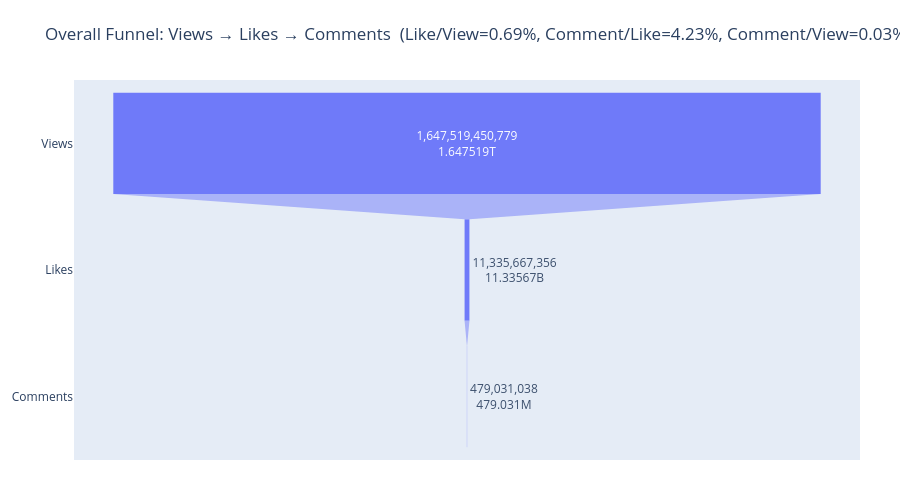
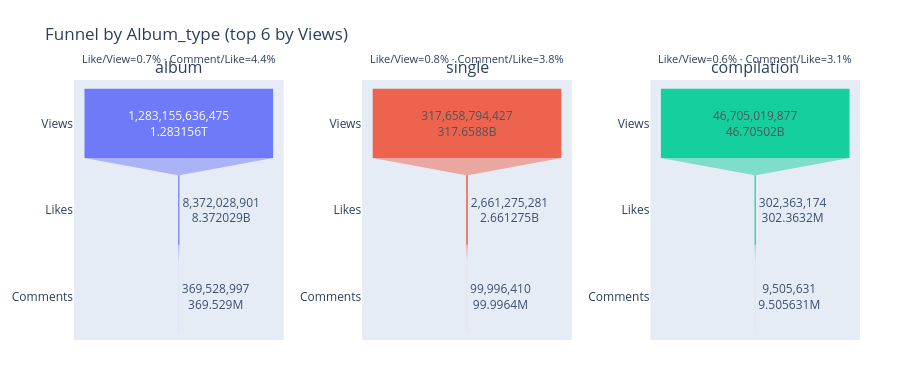
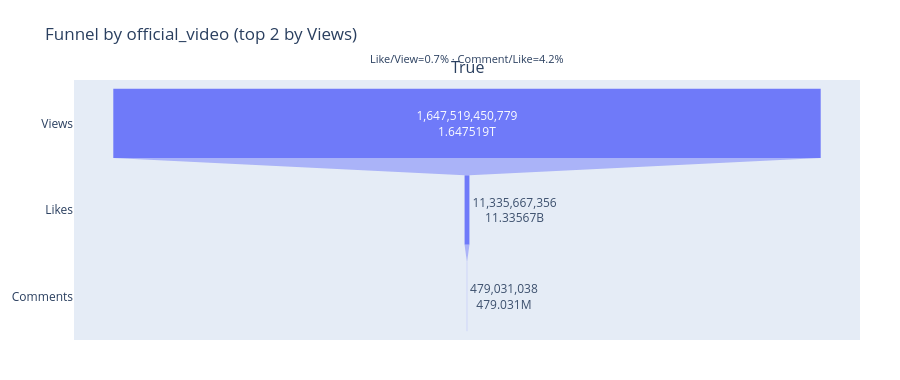

The cell these charts' notebook holds for them, in order:
### Markdown cell above
### Funnel-Based Interaction Efficiency Analysis

### Code cell
def _coerce_metrics(df, cols=("Views","Likes","Comments")):
    out = df.copy()
    for c in cols:
        if c in out.columns:
            out[c] = pd.to_numeric(out[c], errors="coerce")
        else:
            raise ValueError(f"Missing column: {c}")
    return out

# -------------------------------------------------------------------
# Overall funnel
# -------------------------------------------------------------------
def funnel_overall(df):
    d = _coerce_metrics(df)
    totals = d[["Views","Likes","Comments"]].sum(min_count=1)
    stages = ["Views","Likes","Comments"]
    values = [totals["Views"], totals["Likes"], totals["Comments"]]

    # step conversion rates
    eps = 1e-9
    like_rate = totals["Likes"] / (totals["Views"] + eps)
    comment_rate_vs_like = totals["Comments"] / (totals["Likes"] + eps)
    comment_rate_vs_view = totals["Comments"] / (totals["Views"] + eps)

    fig = go.Figure(go.Funnel(
        y=stages,
        x=values,
        textposition="auto",
        text=[f"{v:,.0f}" for v in values],
        opacity=0.9
    ))
    fig.update_layout(
        title=f"Overall Funnel: Views → Likes → Comments  "
              f"(Like/View={like_rate:.2%}, Comment/Like={comment_rate_vs_like:.2%}, "
              f"Comment/View={comment_rate_vs_view:.2%})",
        height=500, margin=dict(l=60, r=40, t=80, b=40)
    )
    return fig

def funnel_by_category(df, cat_col="Album_type", top_k=6):
    d = _coerce_metrics(df)
    if cat_col not in d.columns:
        raise ValueError(f"Missing category column: {cat_col}")

    g = (d.groupby(cat_col, dropna=False)[["Views","Likes","Comments"]]
           .sum(min_count=1))
    # choose top_k by Views volume
    top = g.sort_values("Views", ascending=False).head(top_k).reset_index()

    n = len(top)
    rows = int(np.ceil(n / 3))
    cols = min(3, n)

    fig = make_subplots(rows=rows, cols=cols,
                        subplot_titles=[str(c) for c in top[cat_col]],
                        horizontal_spacing=0.10, vertical_spacing=0.12)

    for i, (_, row) in enumerate(top.iterrows()):
        r = i // cols + 1
        c = i % cols + 1

        stages = ["Views","Likes","Comments"]
        values  = [row["Views"], row["Likes"], row["Comments"]]

        fig.add_trace(
            go.Funnel(y=stages, x=values, text=[f"{v:,.0f}" for v in values],
                      textposition="auto", opacity=0.9, showlegend=False),
            row=r, col=c
        )

        # annotate step rates inside each facet
        eps = 1e-9
        like_rate  = row["Likes"]    / (row["Views"] + eps)
        comm_rateL = row["Comments"] / (row["Likes"] + eps)
        fig.add_annotation(
            row=r, col=c, x=0.5, y=1.12, xref=f"x{'' if (r,c)==(1,1) else r*cols - (cols-c)} domain",
            yref=f"y{'' if (r,c)==(1,1) else r*cols - (cols-c)} domain",
            text=f"Like/View={like_rate:.1%} · Comment/Like={comm_rateL:.1%}",
            showarrow=False, font=dict(size=11)
        )

    fig.update_layout(title=f"Funnel by {cat_col} (top {top_k} by Views)",
                      height=380*rows, margin=dict(l=60, r=40, t=80, b=40))
    return fig

def interaction_diagnostics(df, cat_col="Album_type", min_views=1e6):
    d = _coerce_metrics(df)
    g = (d.groupby(cat_col, dropna=False)[["Views","Likes","Comments"]]
           .sum(min_count=1))
    eps = 1e-9
    g["like_rate"]      = g["Likes"]    / (g["Views"] + eps)
    g["comment_rate_V"] = g["Comments"] / (g["Views"] + eps)
    g["comment_rate_L"] = g["Comments"] / (g["Likes"] + eps)
    # focus on categories with enough total Views, then sort by low interaction
    out = (g[g["Views"] >= min_views]
             .sort_values(["like_rate","comment_rate_V"], ascending=[True, True]))
    return out


df = pd.read_csv("clean_data.csv") 

fig_overall = funnel_overall(df)
fig_overall.show()


fig_album = funnel_by_category(df, cat_col="Album_type", top_k=6)
fig_album.show()
fig_official = funnel_by_category(df, cat_col="official_video", top_k=2)
fig_official.show()

diag = interaction_diagnostics(df, cat_col="Album_type", min_views=5_000_000)
print(diag.head(10))

### Figure 1 — Plotly figure (JSON) as saved in the notebook; plotly's stock layout.template omitted (floating-point values rounded to 4 significant figures)
{"data": [{"opacity": 0.9, "text": ["1,647,519,450,779", "11,335,667,356", "479,031,038"], "textposition": "auto", "type": "funnel", "x": [1647519450779, 11335667356, 479031038], "y": ["Views", "Likes", "Comments"]}], "layout": {"height": 500, "margin": {"b": 40, "l": 60, "r": 40, "t": 80}, "title": {"text": "Overall Funnel: Views → Likes → Comments  (Like/View=0.69%, Comment/Like=4.23%, Comment/View=0.03%)"}}}

### Figure 2 — Plotly figure (JSON) as saved in the notebook; plotly's stock layout.template omitted (floating-point values rounded to 4 significant figures)
{"data": [{"opacity": 0.9, "showlegend": false, "text": ["1,283,155,636,475", "8,372,028,901", "369,528,997"], "textposition": "auto", "type": "funnel", "x": [1283155636475, 8372028901, 369528997], "xaxis": "x", "y": ["Views", "Likes", "Comments"], "yaxis": "y"}, {"opacity": 0.9, "showlegend": false, "text": ["317,658,794,427", "2,661,275,281", "99,996,410"], "textposition": "auto", "type": "funnel", "x": [317658794427, 2661275281, 99996410], "xaxis": "x2", "y": ["Views", "Likes", "Comments"], "yaxis": "y2"}, {"opacity": 0.9, "showlegend": false, "text": ["46,705,019,877", "302,363,174", "9,505,631"], "textposition": "auto", "type": "funnel", "x": [46705019877, 302363174, 9505631], "xaxis": "x3", "y": ["Views", "Likes", "Comments"], "yaxis": "y3"}], "layout": {"annotations": [{"font": {"size": 16}, "showarrow": false, "text": "album", "x": 0.1333, "xanchor": "center", "xref": "paper", "y": 1, "yanchor": "bottom", "yref": "paper"}, {"font": {"size": 16}, "showarrow": false, "text": "single", "x": 0.5, "xanchor": "center", "xref": "paper", "y": 1, "yanchor": "bottom", "yref": "paper"}, {"font": {"size": 16}, "showarrow": false, "text": "compilation", "x": 0.8667, "xanchor": "center", "xref": "paper", "y": 1, "yanchor": "bottom", "yref": "paper"}, {"font": {"size": 11}, "showarrow": false, "text": "Like/View=0.7% · Comment/Like=4.4%", "x": 0.5, "xref": "x domain", "y": 1.12, "yref": "y domain"}, {"font": {"size": 11}, "showarrow": false, "text": "Like/View=0.8% · Comment/Like=3.8%", "x": 0.5, "xref": "x2 domain", "y": 1.12, "yref": "y2 domain"}, {"font": {"size": 11}, "showarrow": false, "text": "Like/View=0.6% · Comment/Like=3.1%", "x": 0.5, "xref": "x3 domain", "y": 1.12, "yref": "y3 domain"}], "height": 380, "margin": {"b": 40, "l": 60, "r": 40, "t": 80}, "title": {"text": "Funnel by Album_type (top 6 by Views)"}, "xaxis": {"anchor": "y", "domain": [0, 0.2667]}, "xaxis2": {"anchor": "y2", "domain": [0.3667, 0.6333]}, "xaxis3": {"anchor": "y3", "domain": [0.7333, 1]}, "yaxis": {"anchor": "x", "domain": [0, 1]}, "yaxis2": {"anchor": "x2", "domain": [0, 1]}, "yaxis3": {"anchor": "x3", "domain": [0, 1]}}}

### Figure 3 — Plotly figure (JSON) as saved in the notebook; plotly's stock layout.template omitted (floating-point values rounded to 4 significant figures)
{"data": [{"opacity": 0.9, "showlegend": false, "text": ["1,647,519,450,779", "11,335,667,356", "479,031,038"], "textposition": "auto", "type": "funnel", "x": [1647519450779, 11335667356, 479031038], "xaxis": "x", "y": ["Views", "Likes", "Comments"], "yaxis": "y"}], "layout": {"annotations": [{"font": {"size": 16}, "showarrow": false, "text": "True", "x": 0.5, "xanchor": "center", "xref": "paper", "y": 1, "yanchor": "bottom", "yref": "paper"}, {"font": {"size": 11}, "showarrow": false, "text": "Like/View=0.7% · Comment/Like=4.2%", "x": 0.5, "xref": "x domain", "y": 1.12, "yref": "y domain"}], "height": 380, "margin": {"b": 40, "l": 60, "r": 40, "t": 80}, "title": {"text": "Funnel by official_video (top 2 by Views)"}, "xaxis": {"anchor": "y", "domain": [0, 1]}, "yaxis": {"anchor": "x", "domain": [0, 1]}}}
